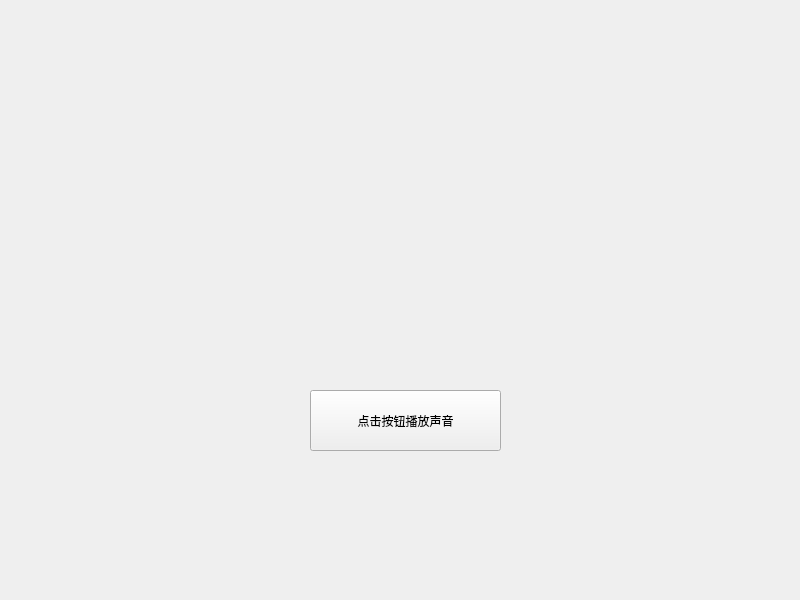
<?xml version="1.0" encoding="UTF-8"?>
<ui version="4.0">
 <class>Widget</class>
 <widget class="QWidget" name="Widget">
  <property name="geometry">
   <rect>
    <x>0</x>
    <y>0</y>
    <width>800</width>
    <height>600</height>
   </rect>
  </property>
  <property name="windowTitle">
   <string>Widget</string>
  </property>
  <widget class="QPushButton" name="pushButton">
   <property name="geometry">
    <rect>
     <x>310</x>
     <y>390</y>
     <width>191</width>
     <height>61</height>
    </rect>
   </property>
   <property name="text">
    <string>点击按钮播放声音</string>
   </property>
  </widget>
 </widget>
 <resources/>
 <connections/>
</ui>
